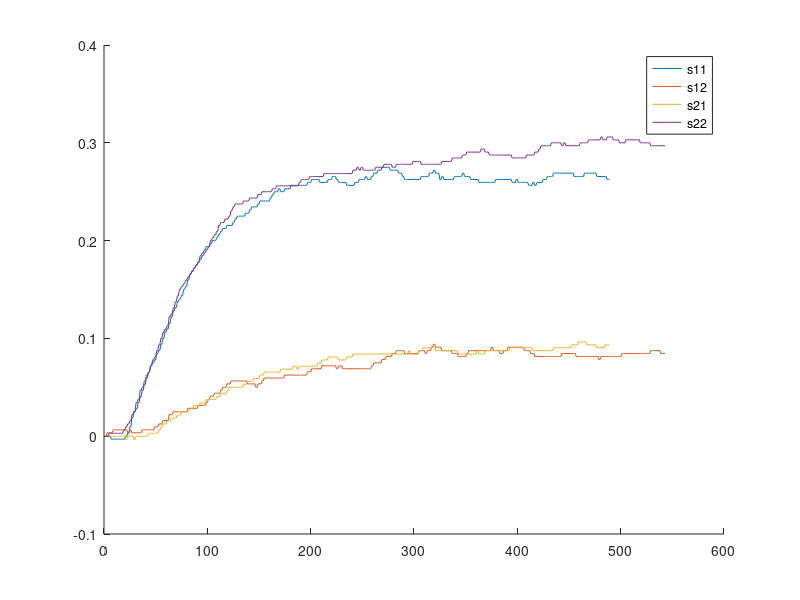

Here is the MATLAB script that generated this plot: (Note: this script raises an error after producing the figure.)
clear all
load('Y1_skok_u1_20.txt')
load('Y2_skok_u1_20.txt')
load('Y2_skok_u2_20.txt')
load('Y1_skok_u2_20.txt')
s11 = Y1_skok_u1_20(15:end);
s21 = Y2_skok_u1_20(15:end);
s12 = Y1_skok_u2_20(7:end);
s22 = Y2_skok_u2_20(7:end);
s11 = s11 - s11(1);
s12 = s12 - s12(1);
s21 = s21 - s21(1);
s22 = s22 - s22(1);
du = 20;
s11 = s11/du;
s12 = s12/du;
s21 = s21/du;
s22 = s22/du;

figure;
hold on;
plot(s11);
plot(s12);
plot(s21);
plot(s22);
legend('s11','s12','s21','s22');

ssize = max(size(s11));
s = cell(0);
row = 2;
col = 2;
for i = 1 : ssize
    snew(1,1) = s11(i);
    snew(1,2) = s12(i);
    snew(2,1) = s21(i);
    snew(2,2) = s22(i);
    s = [s snew];
end
s30 = s(1:end);

nu = 2;
ny = 2;
lambda = [ 1 1];
psi = [ 1 1 ];
D = 430; %tak wychodzi mniej wiecej z rysunkow 
N = 40;
Nu = 40;
% [Ke15, Ku15] = gen_DMC_cheap(nu,ny,lambda,psi,s15,N,Nu,D);
[Ke30, Ku30] = gen_DMC_cheap(nu,ny,lambda,psi,s,N,Nu,D);
Ku1 = "[";

for i = 1 :length(Ku30)
    format longG
    Ku1 = Ku1 + sprintf('%.6f',Ku30(1,i)) + ",";
end
Ku1 = Ku1 + "]";
display(Ku1)
Ku2 = "[";
for i = 1 :length(Ku30)
    format longG
    Ku2 = Ku2 + sprintf('%.6f',Ku30(2,i)) + ",";
end
Ku2 = Ku2 + "]";
display(Ku2)
